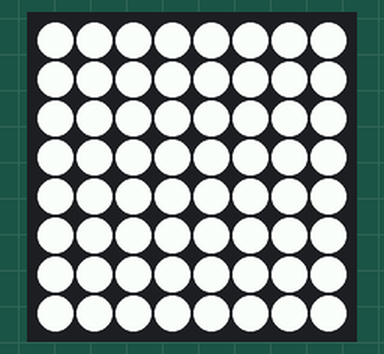
Simulated run of this program. Board: Raspberry Pi (BCM pin numbers) with a Sense HAT. On the bench: the Sense HAT's 8×8 RGB LED matrix. Random numbers come from a fixed seed.

Above: at 0.1 s.
At 3.1 s:
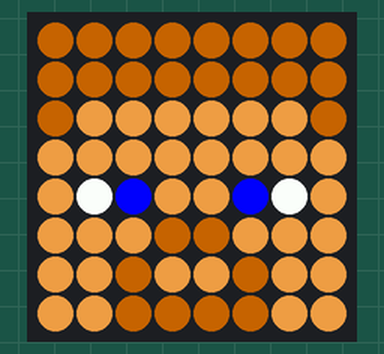
At 129.0 s:
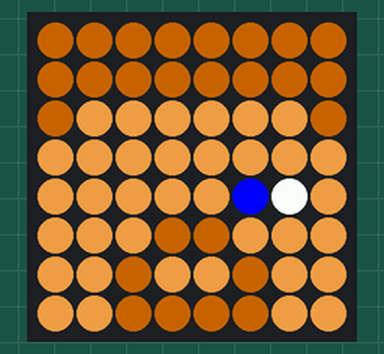

Measured:
- what the display in image 1 shows lasts 1.0 s, from 3.0 s to 4.0 s

The program:

sensehat.py
```python
from sense_hat import SenseHat
from time import sleep
import random

sense = SenseHat()

r = 255
g = 255
b = 255

sense.clear((r,g,b))

sleep(3)

B = (102, 51, 0)
b = (0, 0, 255)
S = (205, 133, 63)
W = (255, 255, 255)

steve_pixels = [
    B, B, B, B, B, B, B, B,
    B, B, B, B, B, B, B, B,
    B, S, S, S, S, S, S, B,
    S, S, S, S, S, S, S, S,
    S, W, b, S, S, b, W, S,
    S, S, S, B, B, S, S, S,
    S, S, B, S, S, B, S, S,
    S, S, B, B, B, B, S, S
]
steve_pixels_oye = [
    B, B, B, B, B, B, B, B,
    B, B, B, B, B, B, B, B,
    B, S, S, S, S, S, S, B,
    S, S, S, S, S, S, S, S,
    S, S, S, S, S, b, W, S, # Lukker auge
    S, S, S, B, B, S, S, S,
    S, S, B, S, S, B, S, S,
    S, S, B, B, B, B, S, S
]

try:
    while True:
        # Her plasserer du den koden som skal køyre i "loop".
        sense.set_pixels(steve_pixels)
        sleep(random.randint(1,3))
        sense.set_pixels(steve_pixels_oye)
        sleep(0.2)
        # "Loop" ferdig
except KeyboardInterrupt:
    # Denne koden køyrer når du avsluttar programmet med CTRL+C
    sense.clear()
    print("Programmet avsluttar.")


sleep(10)
```
